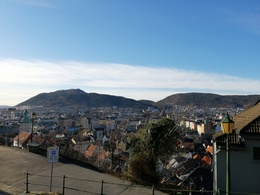
%> input picture inf250/Exercise2/svd/sunny_bergen.jpg, 260 x 195 px, shrunk from 4618 x 3464 before the run
$ octave test_svd.m   (GNU Octave 9; MATLAB toolbox functions it lacks are replaced by stand-ins)
%> lines starting %> are read from the running program, lines starting %| are printed output that depends on the picture
### inf250/Exercise2/svd/svd_exercise.m
function svd_exercise(imagename,sigma_threshold)
%> called with imagename = 'sunny_bergen.jpg', sigma_threshold = 100

image = imread(imagename); % loads image in integer format as a 3d-array
%> image is the input picture: size 195x260x3 uint8; mean R, G, B 102.7, 121.7, 136.4
image = im2double(image);
%> image: size 195x260x3 double


figure(1)
imshow(image)
%% TODO
% Decompose the image in rgb values here. (Yop this one is trivial)
R = image(:,:,1);
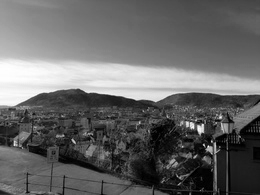
%> R: size 195x260 double; min 0, max 1, mean 0.403
G = image(:,:,2);
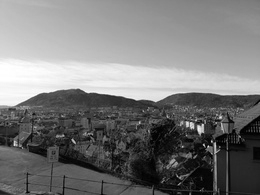
%> G: size 195x260 double; min 0, max 1, mean 0.477
B = image(:,:,3);
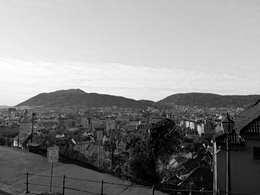
%> B: size 195x260 double; min 0, max 1, mean 0.535

%% TODO
% Compute the Single Value decomposition for each channel here.
% Remember that you need to be able to reconstruct the image later on.
[Ur, Sr, Vr] = svd(R);
[Ug, Sg, Vg] = svd(G);
[Ub, Sb, Vb] = svd(B);

figure(3)
plot(Sr)
title('Red sigma k');
xlabel("k");
ylabel("value");
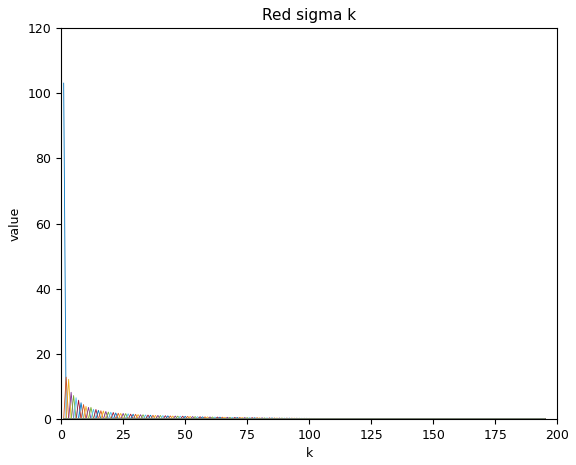
%> figure redrawn from the program's plot data; curve peaks at x = 1, y = 103.1; curve peaks at x = 2, y = 12.9; curve peaks at x = 3, y = 12.24; curve peaks at x = 4, y = 8.25

figure(4)
plot(Sb)
title("Blue sigma k");
xlabel("k");
ylabel("value");
%> figure, not shown here; curve peaks at x = 1, y = 140.1; curve peaks at x = 2, y = 10.67; curve peaks at x = 3, y = 9.7; curve peaks at x = 4, y = 6.29

figure(5)
plot(Sg)
title("Green sigma k");
xlabel("k");
ylabel("value");
%> figure, not shown here; curve peaks at x = 1, y = 122.1; curve peaks at x = 2, y = 11.76; curve peaks at x = 3, y = 10.3; curve peaks at x = 4, y = 6.75

%% TODO
% Find the value of j for each colour channel based on the sigma_threshold.
j_red = 0;
j_blue = 0;
j_green = 0;
for i=1:numel(Sr)
    if (Sr(i) > sigma_threshold)
        j_red = j_red+1;
    end

end
for i=1:numel(Sb)
    if (Sb(i) > sigma_threshold)
        j_blue = j_blue+1;
    end

end
for i=1:numel(Sg)
    if (Sg(i) > sigma_threshold)
        j_green = j_green+1;
    end

end
j_red
%> j_red = 1
j_blue
%> j_blue = 1
j_green
%> j_green = 1


%% TODO
% Reconstruct the respective RGB components of the image using
% only singular values that are bigger than the given threshold.
% Use the value j to slice the matices, before multiplying them.
% This is a lossy reconstruction.
SIGMA_R = Sr(:,1:j_red);
%> SIGMA_R = 195 values, max 103.1 at index 1, min 0 at index 2, mean 0.529
SIGMA_G = Sg(:,1:j_green);
%> SIGMA_G = 195 values, max 122.1 at index 1, min 0 at index 2, mean 0.626
SIGMA_B = Sb(:,1:j_blue);
%> SIGMA_B = 195 values, max 140.1 at index 1, min 0 at index 2, mean 0.719


V_R = Vr(:,1:j_red);
%> V_R = 260 values, max 0.0852 at index 7, min 0.0445 at index 230, mean 0.0609
V_G = Vg(:,1:j_green);
%> V_G = 260 values, max 0.077 at index 7, min 0.0512 at index 259, mean 0.0616
V_B = Vb(:,1:j_blue);
%> V_B = 260 values, max 0.0704 at index 7, min 0.056 at index 258, mean 0.0619

R_K = Ur * SIGMA_R * V_R';
G_K = Ug * SIGMA_G * V_G';
B_K = Ub * SIGMA_B * V_B';
%Compose the final image
AK = zeros(size(image));
AK(:,:,1) = R_K;
AK(:,:,2) = G_K;
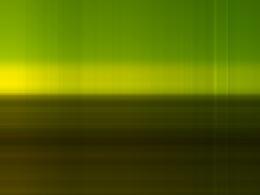
%> AK: size 195x260x3 double; mean R, G, B 0.405, 0.478, 0; drawn with min black and max white
AK(:,:,3) = B_K;
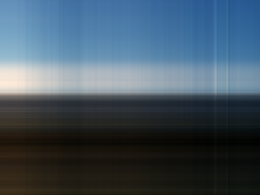
%> AK: size 195x260x3 double; mean R, G, B 0.405, 0.478, 0.536; drawn with min black and max white

%Show the composed image
figure(2)
imshow(AK);
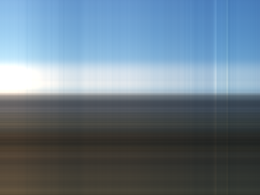
%> displayed picture: size 195x260x3, on the screen's scale of 0 to 255; mean R, G, B 102.7, 121.8, 136.6

### inf250/Exercise2/svd/test_svd.m
% svd_exercise('victor_figol.jpg', 100);
% svd_exercise('Composition_10.jpg', 100);
svd_exercise('sunny_bergen.jpg', 100);
